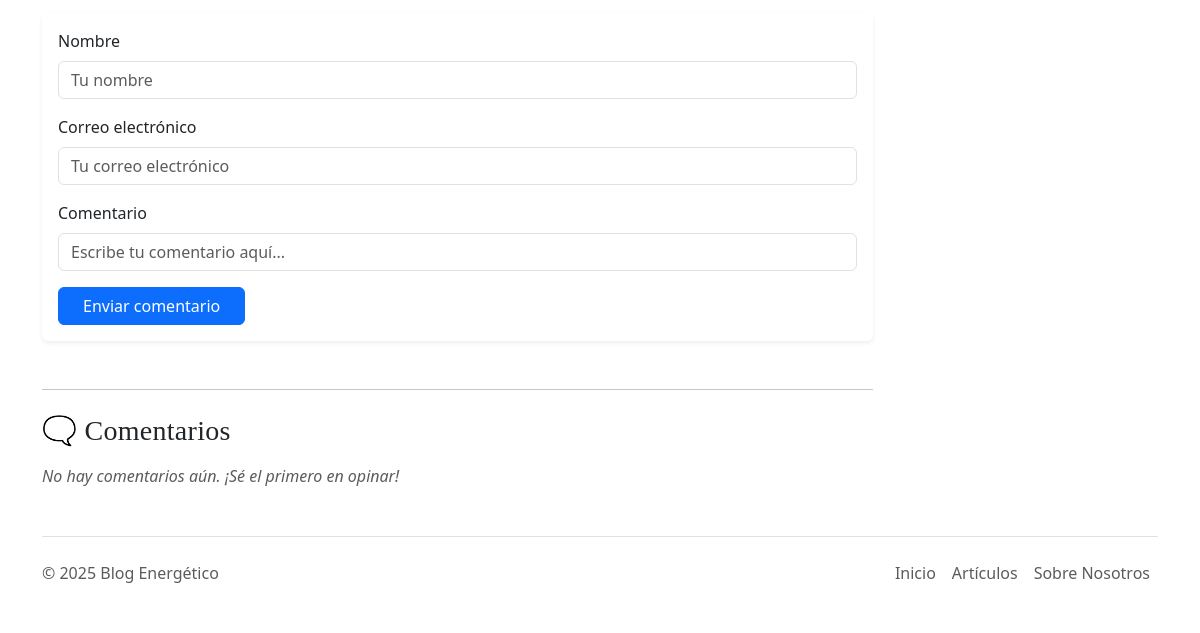
Before: /articulos/panama-construye-un-gasoducto-clave-puente-energetico-entre-estados-unidos-asia-y-sudamerica (lower part) with the older database file.
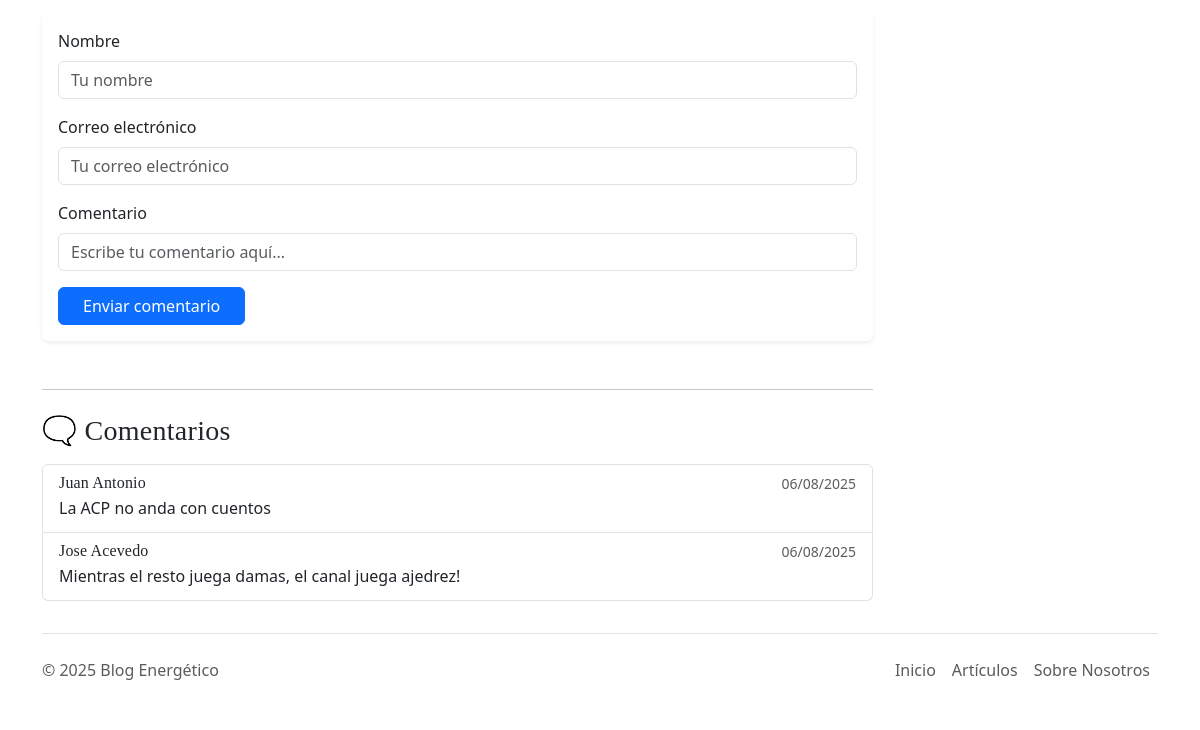
After: the same page with the newer database file.
### main.py (models this page shows)
class Comentarios(db.Model):
    __tablename__ = "comentarios"
    id: Mapped[int] = mapped_column(primary_key=True)
    articulo_id: Mapped[int] = mapped_column(db.Integer, db.ForeignKey("articulos.id"), nullable=False)
    nombre: Mapped[str] = mapped_column(db.String(100), nullable=False)
    correo: Mapped[str] = mapped_column(db.String(150), nullable=False)
    comentario: Mapped[str] = mapped_column(db.Text, nullable=False)
    fecha: Mapped[str] = mapped_column(db.String(250), nullable=False)
    articulo = db.relationship("Articulos", backref="comentarios")

### main.py (the view, shortened to what this page needs)
@app.route("/articulos/<slug>", methods=["GET", "POST"])
def detalle_articulo(slug):
    post = Articulos.query.filter_by(slug=slug).first_or_404()
    form = CommentForm()
    comentarios = Comentarios.query.filter_by(articulo_id=post.id).order_by(Comentarios.id.desc()).all()
    return render_template("post.html", articulo=post, form=form, comentarios=comentarios)

### main.py
class CommentForm(FlaskForm):
    nombre = StringField('Nombre', validators=[DataRequired()])
    correo = StringField('Correo electrónico', validators=[DataRequired()])
    comentario = StringField('Comentario', validators=[DataRequired()])
    submit = SubmitField('Enviar comentario')

### main.py (called while the page is built)
@app.context_processor
def inject_articulos():
    articulos = Articulos.query.order_by(Articulos.fecha.desc()).all()
    return dict(articulos=articulos)

### templates/post.html (shortened to what this page needs)
{% extends "base.html" %}
{% block content %}
<section class="mb-5 mt-4">
  <div class="card shadow-sm border-0">
    <div class="card-body">
      <form method="POST">
        <div class="mb-3">
          {{ form.nombre.label(class="form-label") }}
          {{ form.nombre(class="form-control", placeholder="Tu nombre") }}
        </div>
        <div class="mb-3">
          {{ form.correo.label(class="form-label") }}
          {{ form.correo(class="form-control", placeholder="Tu correo electrónico") }}
        </div>
        <div class="mb-3">
          {{ form.comentario.label(class="form-label") }}
          {{ form.comentario(class="form-control", rows=3, placeholder="Escribe tu comentario aquí...") }}
        </div>
        {{ form.submit(class="btn btn-primary px-4") }}
      </form>
    </div>
  </div>
</section>
<hr class="my-4">
<section>
  <h3 class="mb-3">🗨️ Comentarios</h3>
  {% if comentarios %}
    <div class="list-group">
      {% for c in comentarios %}
        <div class="list-group-item list-group-item-action flex-column align-items-start">
          <div class="d-flex w-100 justify-content-between">
            <h6 class="mb-1">{{ c.nombre }}</h6>
            <small class="text-muted">{{ c.fecha }}</small>
          </div>
          <p class="mb-1">{{ c.comentario }}</p>
        </div>
      {% endfor %}
    </div>
  {% else %}
    <p class="text-muted fst-italic">No hay comentarios aún. ¡Sé el primero en opinar!</p>
  {% endif %}
</section>
{% endblock %}

### templates/base.html (shortened to what this page needs)
<!DOCTYPE html>
<html lang="es">
  <head>
    {% block styles %}
      <link
        href="https://cdn.jsdelivr.net/npm/bootstrap@5.3.7/dist/css/bootstrap.min.css"
        rel="stylesheet">
      <link
        rel="stylesheet"
        href="{{ url_for('static', filename='css/blog.css') }}">
    {% endblock %}
  </head>
  <body>
    <main class="container py-2">
      <div class="row">
        <div class="col-md-9">
          {% block content %}{% endblock %}
        </div>
        <aside class="col-md-3 blog-sidebar">
        </aside>
      </div>
    </main>
    <footer class="container">
      <div class="d-flex flex-wrap justify-content-between align-items-center py-3 my-4 border-top">
        <p class="col-md-4 mb-0 text-body-secondary">© 2025 Blog Energético</p>
        <a
          href="{{ url_for('home') }}"
          class="col-md-4 d-flex align-items-center justify-content-center mb-3 mb-md-0 me-md-auto link-body-emphasis text-decoration-none"
          aria-label="Bootstrap">
          <svg class="bi me-2" width="40" height="32" aria-hidden="true">
            <use xlink:href="#bootstrap"></use>
          </svg>
        </a>
        <ul class="nav col-md-4 justify-content-end">
          <li class="nav-item"><a href="{{ url_for('home') }}" class="nav-link px-2 text-body-secondary">Inicio</a></li>
          <li class="nav-item"><a href="{{ url_for('articulos_todos') }}" class="nav-link px-2 text-body-secondary">Artículos</a></li>
          <li class="nav-item"><a href="{{ url_for('sobre_nosotros') }}" class="nav-link px-2 text-body-secondary">Sobre Nosotros</a></li>
        </ul>
      </div>
    </footer>
  </body>
</html>

### static/css/blog.css (style rules this page uses)
h1, h2, h3, h4, h5, h6 { font-family: "Playfair Display", Georgia, "Times New Roman", sans-serif; letter-spacing: 0.01em; }

Changed rows visible on the page:
added Comentarios: nombre "Juan Antonio", fecha "06/08/2025", comentario "La ACP no anda con cuentos"
added Comentarios: nombre "Jose Acevedo", fecha "06/08/2025", comentario "Mientras el resto juega damas, el canal juega ajedrez!"
Other visible differences:
text no longer shown: "No hay comentarios aún. ¡Sé el primero en opinar!"
